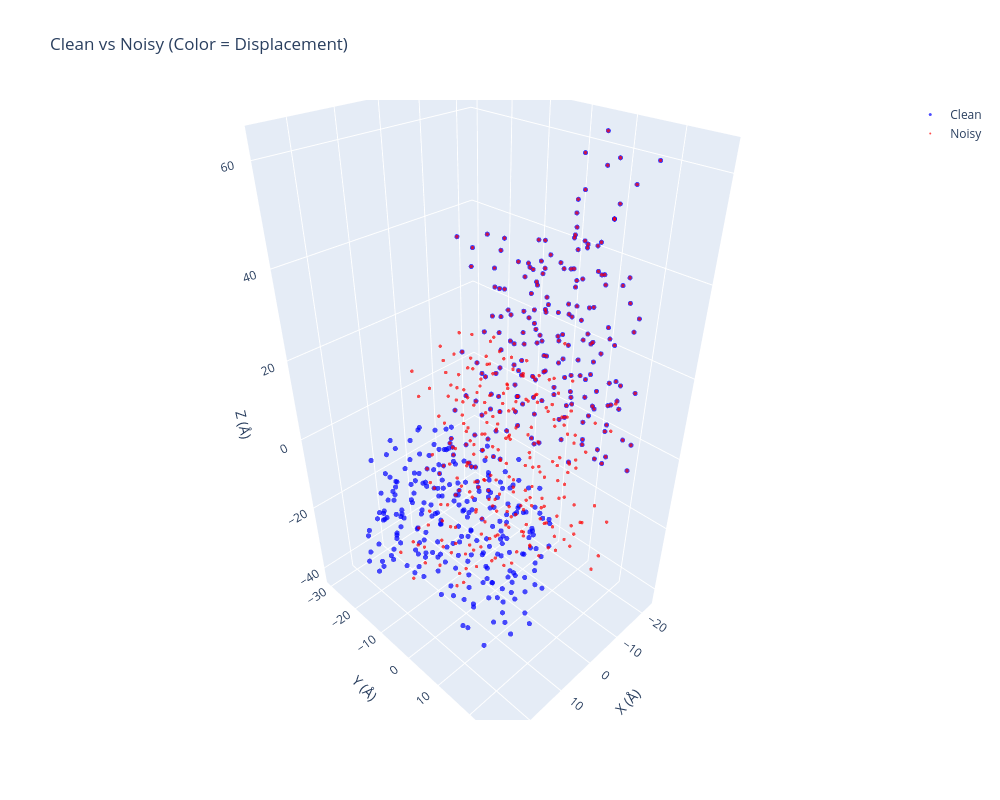
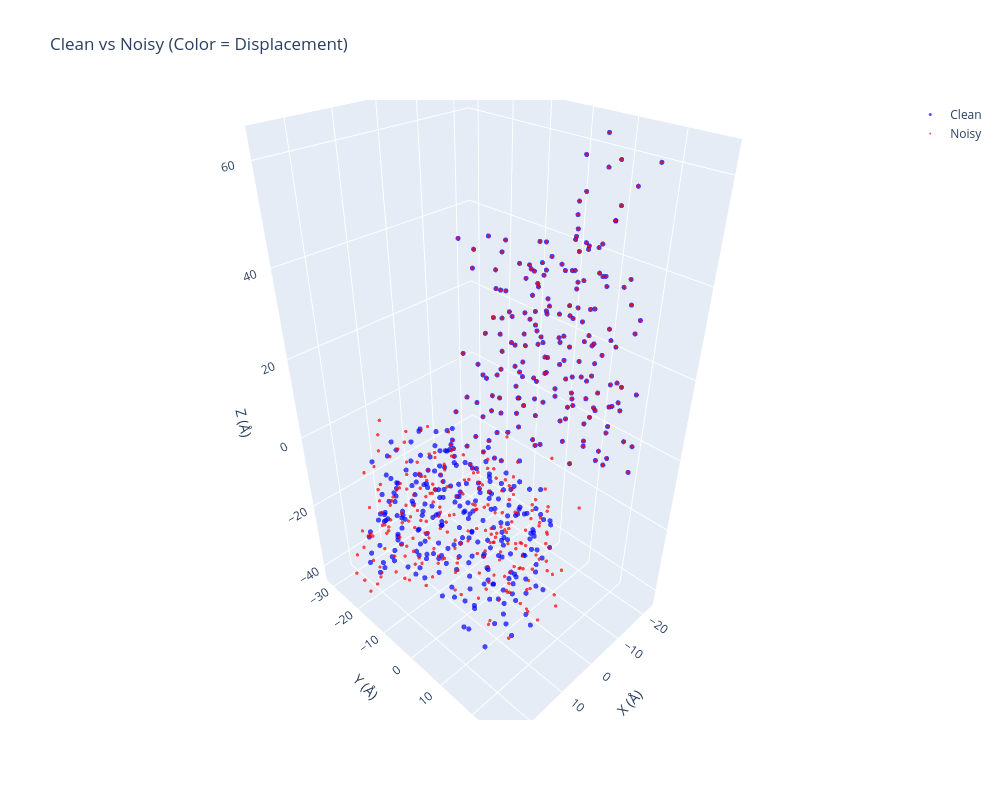

Notebook source saved alongside these figures, in order:
### Code cell
import torch
import numpy as np
import plotly.graph_objects as go

def interactive_visualize(
    coords_clean: torch.Tensor,
    coords_noisy: torch.Tensor,
    atom_idx: int = 3,  # CA  # 1
    output_html: str = None
):
    """Plotly 交互式 3D 图，可旋转缩放，适合调试"""
    clean_ca = coords_clean[:, atom_idx].cpu().numpy()
    noisy_ca = coords_noisy[:, atom_idx].cpu().numpy()
    displacement = np.linalg.norm(clean_ca - noisy_ca, axis=1)
    
    fig = go.Figure()
    
    # 原始结构
    fig.add_trace(go.Scatter3d(
        x=clean_ca[:, 0], y=clean_ca[:, 1], z=clean_ca[:, 2],
        mode='markers',
        name='Clean',
        line=dict(width=2, color='blue'),
        marker=dict(size=3, color='blue', opacity=0.7)
    ))
    
    # 加噪结构（用颜色编码位移大小）
    fig.add_trace(go.Scatter3d(
        x=noisy_ca[:, 0], y=noisy_ca[:, 1], z=noisy_ca[:, 2],
        # mode='lines+markers',
        # name='Noisy',
        # marker=dict(
        #     size=5,
        #     color=displacement,
        #     colorscale='RdYlBu_r',  # 红=大扰动，蓝=小扰动
        #     colorbar=dict(title="Displacement (Å)"),
        #     opacity=0.8
        # )
        mode='markers',
        name='Noisy',
        line=dict(width=1, color='red'),
        marker=dict(size=2, color='red', opacity=0.7)
    ))
    
    fig.update_layout(
        title="Clean vs Noisy (Color = Displacement)",
        scene=dict(
            xaxis_title='X (Å)',
            yaxis_title='Y (Å)',
            zaxis_title='Z (Å)',
            aspectmode='data'  # 保持 1:1:1 比例
        ),
        width=1000,
        height=800
    )
    
    if output_html:
        fig.write_html(output_html)
        print(f"✅ Interactive plot saved: {output_html}")
    
    fig.show()
    # return fig


# save
"""

# 预测对比原始数据
torch.save({
    'perturb': inputs['cord-p'],
    'pre': pred,
    'clean': tgt
}, '/root/private_data/luog/codex/IgGM/see/seefile/perturb_per_clean.pt')


"""


# 加载文件
loaded_dict = torch.load(
    '/root/private_data/luog/codex/IgGM/see/seefile/val_loss_backbone.pt',
    map_location='cpu',    
    weights_only=True       
)

# 使用

interactive_visualize(
    coords_clean = loaded_dict['clean'].squeeze(0).detach() ,
    coords_noisy = loaded_dict['perturb'].squeeze(0).detach() ,
)
# interactive_visualize(
#     coords_clean = loaded_dict['perturb'].squeeze(0).detach() ,
#     coords_noisy = loaded_dict['pre'].squeeze(0).detach() ,
# )

interactive_visualize(
    coords_clean = loaded_dict['clean'].squeeze(0).detach() ,
    coords_noisy = loaded_dict['pre'].squeeze(0).detach() ,
)


# interactive_visualize(
#     coords_clean = loaded_dict['clean'].squeeze(0).detach() ,
#     coords_noisy = loaded_dict['perturb'].squeeze(0).detach() ,
# )

### Figure 1 — Plotly figure (JSON) as saved in the notebook; plotly's stock layout.template omitted (floating-point values rounded to 4 significant figures; data arrays with more than 128 entries replaced by an {"elided": "..."} marker saying what was removed)
{"data": [{"line": {"color": "blue", "width": 2}, "marker": {"color": "blue", "opacity": 0.7, "size": 3}, "mode": "markers", "name": "Clean", "type": "scatter3d", "x": {"elided": "440 float values"}, "y": {"elided": "440 float values"}, "z": {"elided": "440 float values"}}, {"line": {"color": "red", "width": 1}, "marker": {"color": "red", "opacity": 0.7, "size": 2}, "mode": "markers", "name": "Noisy", "type": "scatter3d", "x": {"elided": "440 float values"}, "y": {"elided": "440 float values"}, "z": {"elided": "440 float values"}}], "layout": {"height": 800, "scene": {"aspectmode": "data", "xaxis": {"title": {"text": "X (Å)"}}, "yaxis": {"title": {"text": "Y (Å)"}}, "zaxis": {"title": {"text": "Z (Å)"}}}, "title": {"text": "Clean vs Noisy (Color = Displacement)"}, "width": 1000}}

### Figure 2 — Plotly figure (JSON) as saved in the notebook; plotly's stock layout.template omitted (floating-point values rounded to 4 significant figures; data arrays with more than 128 entries replaced by an {"elided": "..."} marker saying what was removed)
{"data": [{"line": {"color": "blue", "width": 2}, "marker": {"color": "blue", "opacity": 0.7, "size": 3}, "mode": "markers", "name": "Clean", "type": "scatter3d", "x": {"elided": "440 float values"}, "y": {"elided": "440 float values"}, "z": {"elided": "440 float values"}}, {"line": {"color": "red", "width": 1}, "marker": {"color": "red", "opacity": 0.7, "size": 2}, "mode": "markers", "name": "Noisy", "type": "scatter3d", "x": {"elided": "440 float values"}, "y": {"elided": "440 float values"}, "z": {"elided": "440 float values"}}], "layout": {"height": 800, "scene": {"aspectmode": "data", "xaxis": {"title": {"text": "X (Å)"}}, "yaxis": {"title": {"text": "Y (Å)"}}, "zaxis": {"title": {"text": "Z (Å)"}}}, "title": {"text": "Clean vs Noisy (Color = Displacement)"}, "width": 1000}}
